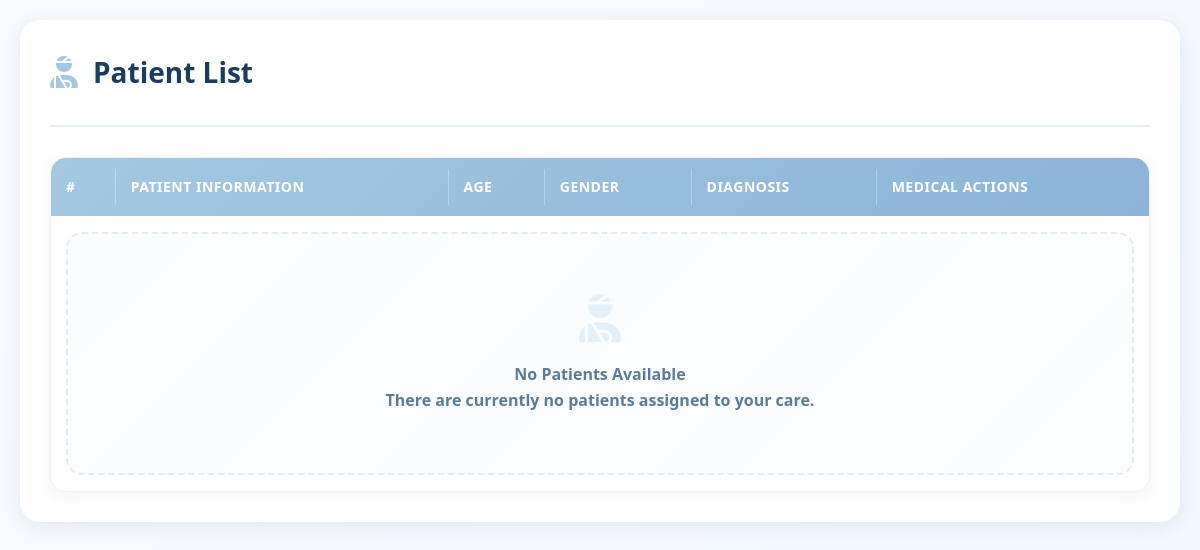
/ViewPatients (signed in), run on an earlier commit of the app's database.
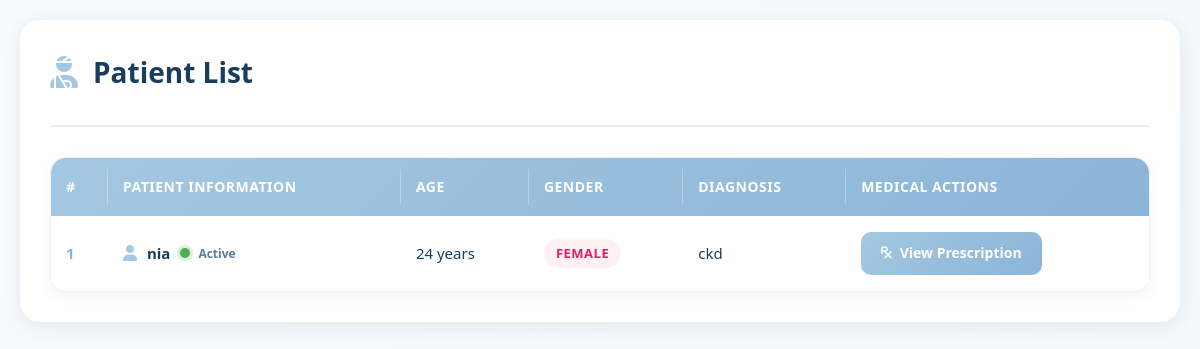
And on a later commit of the database.
### RenalGuideApp/models.py (models this page shows)
class AppointmentTable(models.Model):
    date=models.DateField(null=True,blank=True)
    time=models.TimeField(null=True,blank=True)
    DOCTORID = models.ForeignKey(DoctorTable, on_delete=models.CASCADE, null=True, blank=True)
    PATIENTID=models.ForeignKey(PatientTable,on_delete=models.CASCADE, null=True,blank=True)
    bookingdate = models.DateTimeField(auto_now_add=True, blank=True, null=True)
    status = models.CharField(max_length=100, null=True, blank=True)

class PatientTable(models.Model):
    name=models.CharField(max_length=30,null=True,blank=True)
    age=models.IntegerField(null=True,blank=True)
    sex=models.CharField(max_length=30,null=True,blank=True)
    bloodgroup=models.CharField(max_length=30,null=True,blank=True)
    diagnosis=models.CharField(max_length=30,null=True,blank=True)
    CARETAKERID=models.ForeignKey(CaretakerTable,on_delete=models.CASCADE, null=True,blank=True)

### RenalGuideApp/views.py (the view)
# urls.py: path('ViewPatients', ViewPatients.as_view(), name="ViewPatients"),
class ViewPatients(View):
    def get(self, request):
        c = AppointmentTable.objects.filter(DOCTORID__LOGINID__id = request.session['user_id'])
        return render(request, 'doctor/ViewPatients.html',{'patients':c})

### templates/doctor/ViewPatients.html (shortened to what this page needs)
<!DOCTYPE html>
<html lang="en">
<head>
  <link rel="stylesheet" href="https://cdnjs.cloudflare.com/ajax/libs/font-awesome/6.4.0/css/all.min.css">
</head>
<body>
<div class="container">
  <div class="page-header">
    <h1>
      <i class="fas fa-user-injured"></i>
      <div>
        Patient List
      </div>
    </h1>
  </div>
  <div class="patients-table-container">
    <div class="table-wrapper">
      <table class="patients-table">
        <thead class="table-header">
          <tr>
            <th>#</th>
            <th>Patient Information</th>
            <th>Age</th>
            <th>Gender</th>
            <th>Diagnosis</th>
            <th>Medical Actions</th>
          </tr>
        </thead>
        <tbody class="table-body">
          {% if patients %}
            {% for i in patients %}
            <tr>
              <td data-label="#">{{ forloop.counter }}</td>
              <td data-label="Patient Information">
                <div class="patient-name">
                  <i class="fas fa-user"></i>
                  {{ i.PATIENTID.name }}
                  <div class="patient-status">
                    <span class="status-indicator status-active"></span>
                    <span class="status-text" style="font-size: 12px; color: var(--text-light);">Active</span>
                  </div>
                </div>
              </td>
              <td data-label="Age" class="patient-age">
                {{ i.PATIENTID.age }} years
              </td>
              <td data-label="Gender">
                <span class="patient-sex {% if i.PATIENTID.sex|lower == 'male' %}sex-male{% else %}sex-female{% endif %}">
                  {{ i.PATIENTID.sex }}
                </span>
              </td>
              <td data-label="Diagnosis" class="patient-diagnosis" title="{{ i.PATIENTID.diagnosis }}">
                {{ i.PATIENTID.diagnosis|default:"Not specified" }}
              </td>
              <td data-label="Actions">
                <a href="/Viewprescription" class="action-btn">
                  <i class="fas fa-prescription"></i>
                  View Prescription
                </a>
              </td>
            </tr>
            {% endfor %}
          {% else %}
            <tr>
              <td colspan="6">
                <div class="empty-state">
                  <i class="fas fa-user-injured"></i>
                  <h4>No Patients Available</h4>
                  <p>There are currently no patients assigned to your care.</p>
                </div>
              </td>
            </tr>
          {% endif %}
        </tbody>
      </table>
    </div>
  </div>
</div>
</body>
</html>

What changed in the data, as far as the page shows it:
added AppointmentTable: PATIENTID.name "nia", PATIENTID.age "24", PATIENTID.sex "FEMALE", PATIENTID.diagnosis "ckd"
Also different on the page:
text no longer shown: "No Patients Available There are currently no patients assigned to your care."
